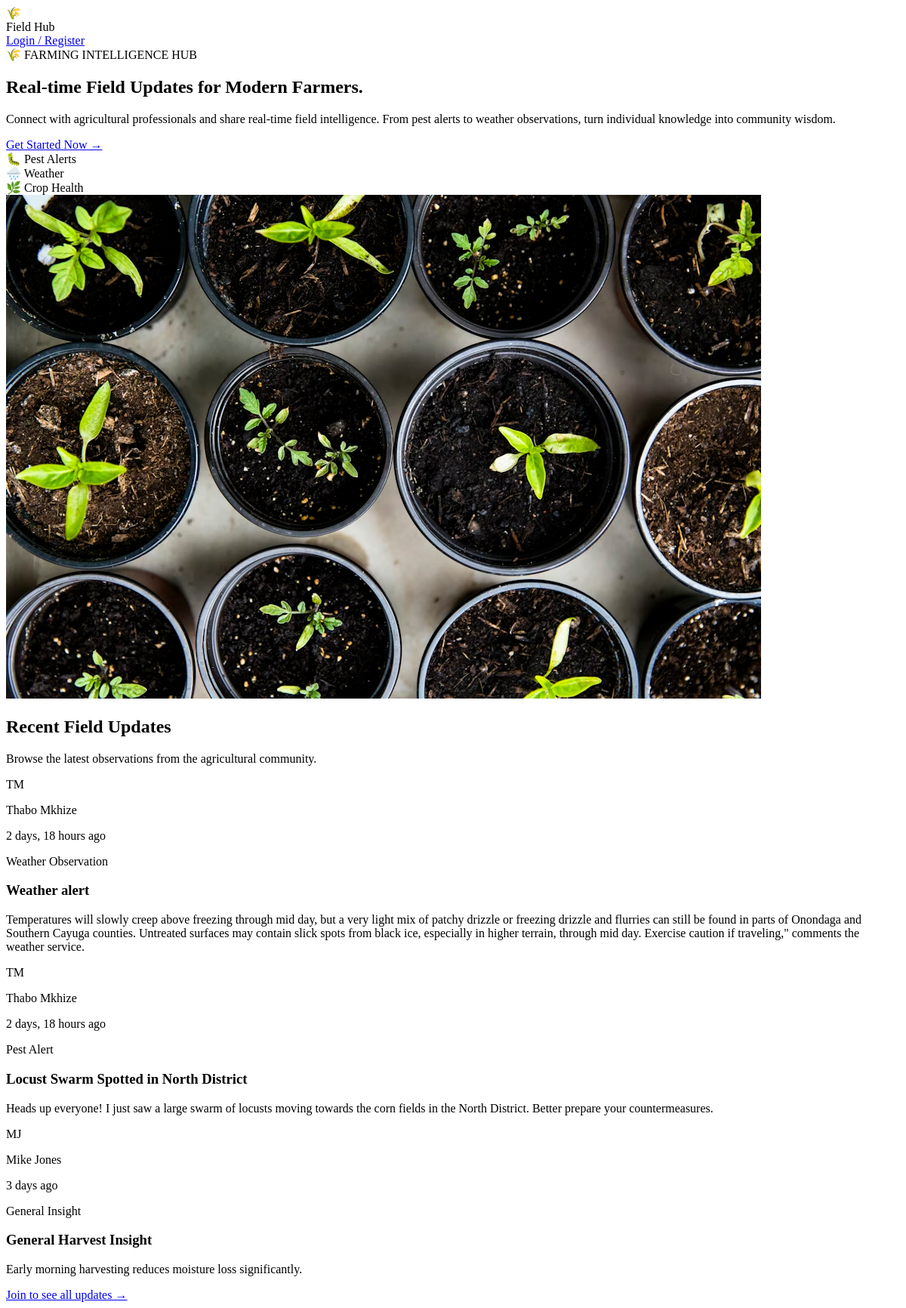
/, run on an earlier commit of the app's database.
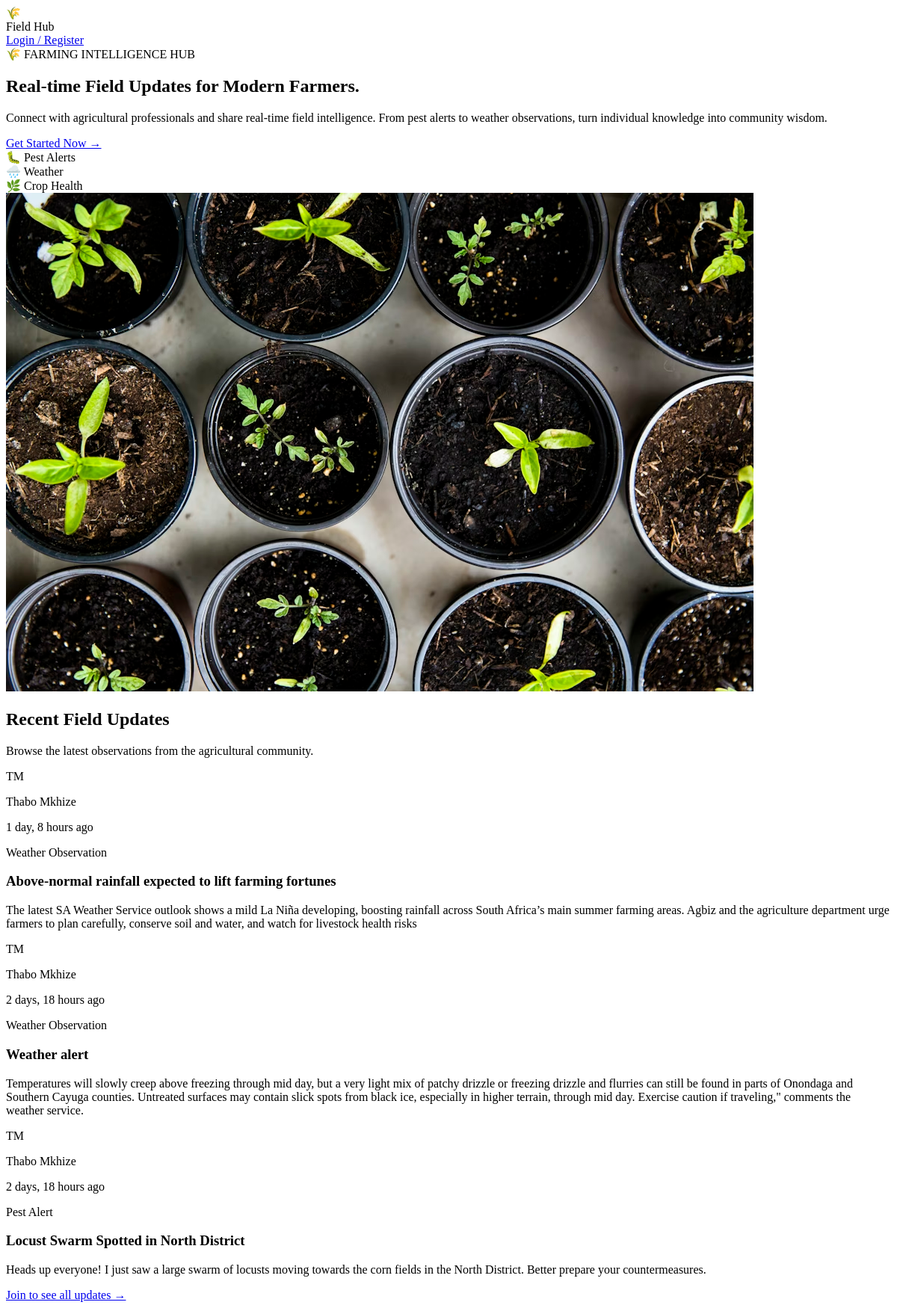
And on a later commit of the database.
### core/models.py (models this page shows, shortened)
class FieldUpdate(models.Model):
    CATEGORY_CHOICES = [
        ('pest_alert', 'Pest Alert'),
        ('weather', 'Weather Observation'),
        ('crop_condition', 'Crop Condition'),
        ('fertilizer', 'Fertilizer Tip'),
        ('general', 'General Insight'),
    ]
    author = models.ForeignKey(
        User,
        on_delete=models.CASCADE,
        related_name='field_updates'
    )
    title = models.CharField(max_length=200)
    message = models.TextField()
    category = models.CharField(
        max_length=20,
        choices=CATEGORY_CHOICES
    )
    image = models.ImageField(
        upload_to='post_images/',
        blank=True,
        null=True
    )
    created_at = models.DateTimeField(auto_now_add=True)

### core/views.py (the view)
# urls.py: path('', views.landing, name='landing'),
def landing(request):
    if request.user.is_authenticated:
        return redirect('feed')
    posts = FieldUpdate.objects.all().order_by('-created_at')[:3]
    return render(request, 'landing.html', {'posts': posts})

### core/templates/landing.html (shortened to what this page needs)
{% extends 'base_auth.html' %}
{% block content %}
<nav class="sticky top-0 z-50 bg-white/50 backdrop-blur-md border-b border-gray-200 px-8 py-4">
  <div class="max-w-6xl mx-auto flex items-center justify-between">
    <div class="flex items-center gap-2">
      <div class="w-8 h-8 bg-green-500 rounded-lg flex items-center justify-center text-white font-bold text-sm">🌾</div>
      <span class="font-bold text-gray-800">Field <span class="text-green-600">Hub</span></span>
    </div>
    <a href="{% url 'login' %}" class="px-5 py-2 bg-green-600 hover:bg-green-500 text-white text-sm font-semibold rounded-lg transition">
      Login / Register
    </a>
  </div>
</nav>
<section class="max-w-6xl mx-auto px-8 py-16 flex items-center gap-12">
  <div class="flex-1">
    <span class="inline-flex items-center gap-2 text-xs font-semibold text-green-700 bg-green-50 border border-green-200 px-3 py-1 rounded-full mb-6">
      🌾 FARMING INTELLIGENCE HUB
    </span>
    <h1 class="text-5xl font-black text-gray-900 leading-tight mb-4">
      Real-time <span class="text-green-600 italic">Field Updates</span> for Modern Farmers.
    </h1>
    <p class="text-gray-500 text-lg mb-8">
      Connect with agricultural professionals and share real-time field intelligence. From pest alerts to weather observations, turn individual knowledge into community wisdom.
    </p>
    <a href="{% url 'register' %}" class="inline-flex items-center gap-2 bg-green-600 hover:bg-green-500 text-white font-semibold px-6 py-3 rounded-lg transition">
      Get Started Now →
    </a>
    <div class="flex gap-8 mt-10">
      <div class="flex items-center gap-2 text-sm text-gray-600">🐛 <span>Pest Alerts</span></div>
      <div class="flex items-center gap-2 text-sm text-gray-600">🌧️ <span>Weather</span></div>
      <div class="flex items-center gap-2 text-sm text-gray-600">🌿 <span>Crop Health</span></div>
    </div>
  </div>
  <div class="flex-1 hidden md:block">
    <div class="flex-1 hidden md:block">
      <img src="{% load static %}{% static 'src/hero.jpg' %}"
        alt="Field" class="w-full h-96 object-cover rounded-2xl shadow-lg"/>
    </div>
  </div>
</section>
<section class="max-w-6xl mx-auto px-8 pb-16">
  <div class="text-center mb-6">
    <h2 class="text-2xl font-bold text-gray-800 mb-2">Recent Field Updates</h2>
    <p class="text-gray-500 text-sm">Browse the latest observations from the agricultural community.</p>
  </div>
  <div class="flex flex-col gap-4 max-w-2xl mx-auto">
    {% for post in posts %}
    <div class="bg-white border border-gray-200 rounded-xl p-5 shadow-sm">
      <div class="flex items-center justify-between mb-3">
        <div class="flex items-center gap-2">
          <div class="w-8 h-8 bg-green-600 rounded-full flex items-center justify-center text-white text-xs font-bold">
            {{ post.author.first_name|first|upper }}{{ post.author.last_name|first|upper }}
          </div>
          <div>
            <p class="text-sm font-semibold text-gray-800">{{ post.author.get_full_name }}</p>
            <p class="text-xs text-gray-400">{{ post.created_at|timesince }} ago</p>
          </div>
        </div>
        <span class="text-xs px-2 py-1 rounded-full bg-green-50 text-green-700 border border-green-200">
          {{ post.get_category_display }}
        </span>
      </div>
      <h3 class="font-bold text-green-700 mb-2">{{ post.title }}</h3>
      <p class="text-sm text-gray-500">{{ post.message }}</p>
    </div>
    {% endfor %}
  </div>
  <div class="text-center mt-8">
    <a href="{% url 'register' %}" class="inline-flex items-center gap-2 bg-green-600 hover:bg-green-500 text-white font-semibold px-6 py-3 rounded-lg transition text-sm">
      Join to see all updates →
    </a>
  </div>
</section>
{% endblock %}

What changed in the data, as far as the page shows it:
no longer on this page (row unchanged): FieldUpdate: author.first_name|first "M", author.last_name|first "J", author.get_full_name "Mike Jones", created_at "3 days", category "General Insight", title "General Harvest Insight", message "Early morning harvesting reduces moisture loss significantly."
added FieldUpdate: author.first_name|first "T", author.last_name|first "M", author.get_full_name "Thabo Mkhize", created_at "1 day, 8 hours", category "Weather Observation", title "Above-normal rainfall expected to lift farming fortunes", message "The latest SA Weather Service outlook shows a mild La Niña developing, boosting rainfall across South Africa’s main summer farming areas. Agbiz and the agriculture department urge farmers to plan carefully, conserve soil and water, and watch for livestock health risks"
